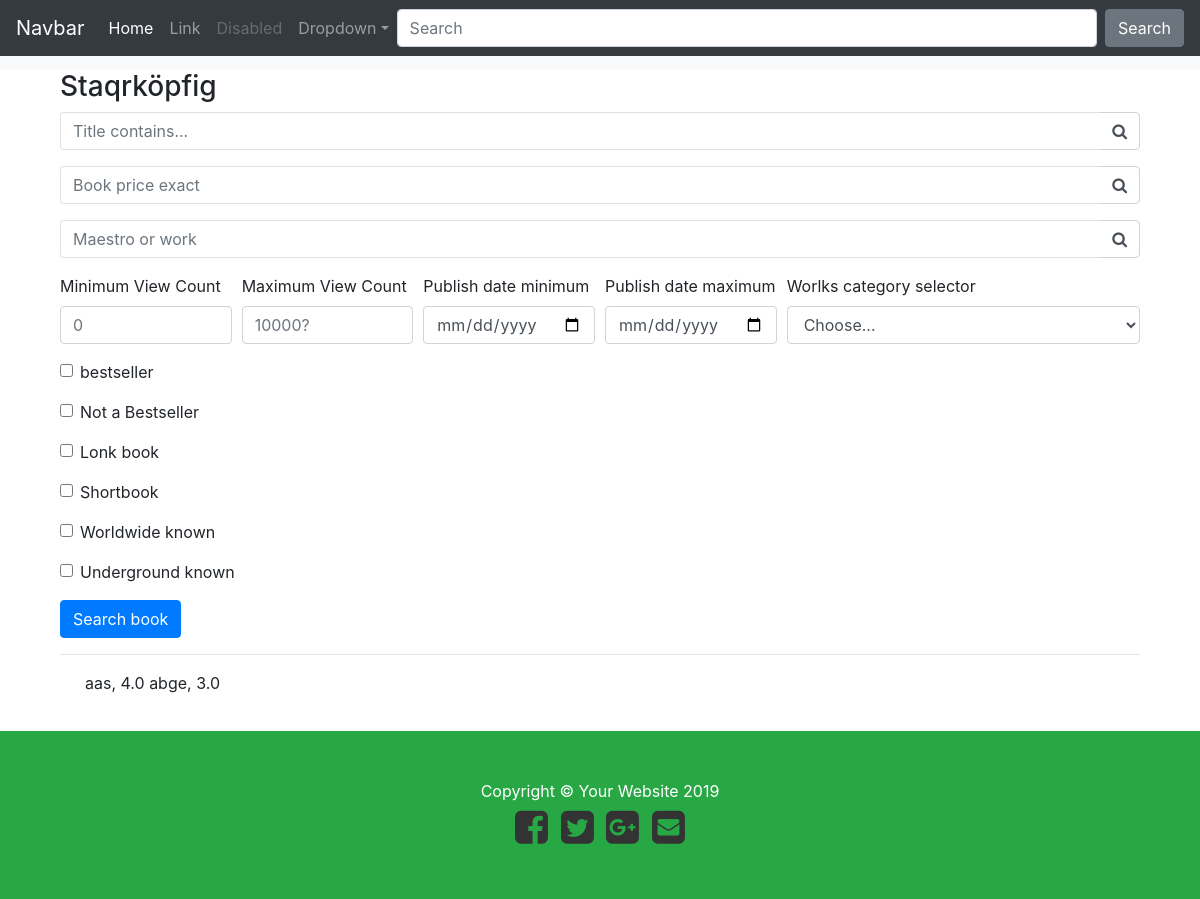
Page /search/search_formularView/ (signed in) on the committed database.
### literature/models.py (models this page shows, shortened)
class Work(models.Model):
  maestros = models.ManyToManyField(Maestro)
  title = models.CharField(max_length=50)
  publication_date = models.DateTimeField()
  views = models.IntegerField(default=0)
  description = models.CharField(max_length=630)
  slug = models.SlugField() #work description
  cover = models.ImageField()
  price = models.FloatField()
  bestseller = models.BooleanField(default=False)
  longbook = models.BooleanField(default=False)
  worldwide_appreciated = models.BooleanField(default=False)

### search/views.py (the view)
# urls.py: path('search/search_formularView/', search_formularView, name='formular'),
def search_formularView(request):
  qs = Work.objects.all()
  title_contains_query = request.GET.get('title_contains')
  work_price_query = request.GET.get('work_price')
  maestros_or_title_query = request.GET.get('maestros_or_title')
  view_count_min = request.GET.get('view_count_min')
  view_count_max = request.GET.get('view_count_max')
  date_min = request.GET.get('date_min')
  date_max = request.GET.get('date_max')
  bestseller = request.GET.get('bestseller')
  not_bestseller = request.GET.get('notbestseller')
  is_longbook = request.GET.get('longbook')
  is_shortbook = request.GET.get('isshortbook')
  worldwide_appreciated = request.GET.get('worldwide_appreciated')
  underground_appreciation = request.GET.get('underground_appreciation')
  if is_valid_search_queryparam(title_contains_query):
    qs = qs.filter(title__icontains=title_contains_query)
  elif is_valid_search_queryparam(work_price_query):
    qs = qs.filter(price__iexact=work_price_query)
  elif is_valid_search_queryparam(maestros_or_title_query):
    qs = qs.filter(Q(title__icontains=maestros_or_title_query)
                       | Q(maestros__completename__icontains=maestros_or_title_query)
                       ).distinct()
  if is_valid_search_queryparam(view_count_min):
        qs = qs.filter(views__gte=view_count_min)
  if is_valid_search_queryparam(view_count_max):
        qs = qs.filter(views__lt=view_count_max)
  if is_valid_search_queryparam(date_min):
        qs = qs.filter(publication_date__gte=date_min)
  if is_valid_search_queryparam(date_max):
        qs = qs.filter(publication_date__lt=date_max)
  if bestseller == 'on':
        qs = qs.filter(bestseller=True)
  elif not_bestseller == 'on':
        qs = qs.filter(bestseller=False)
  if is_longbook == 'on':
        qs = qs.filter(longbook=True)
  elif is_shortbook == 'on':
        qs = qs.filter(longbook=False)
  if worldwide_appreciated == 'on':
        qs = qs.filter(worldwide_appreciated=True)
  elif underground_appreciation == 'on':
        qs = qs.filter(worldwide_appreciated=False)
  context = {
    'queryset': qs,
  }
  return render(request, "search_form.html", context)

### search/views.py (called while the page is built)
def is_valid_search_queryparam(param):
  return param != '' and param is not None

### shopping_list/templatetags/template_tag_file.py (called while the page is built)
@register.filter
def cart_item_count(user):
  if user.is_authenticated:
    qs = Order.objects.filter(user=user, item_checked=False)
    if qs.exists():
      return qs[0].items.count()

### templates/search_form.html (shortened to what this page needs)
{% extends "base.html" %}
  {% block content %}
    <link rel="stylesheet" href="static/css/custom.css">
<link rel="stylesheet" href="https://stackpath.bootstrapcdn.com/bootstrap/4.3.1/css/bootstrap.min.css">
  </head>
  <body>
    <nav class="navbar navbar-expand-md navbar-dark bg-dark fixed-top">
  <a class="navbar-brand" href="#">Navbar</a>
  <div class="collapse navbar-collapse" id="navbarsExampleDefault">
    <ul class="navbar-nav mr-auto">
      <li class="nav-item active">
        <a class="nav-link" href="#">Home <span class="sr-only">(current)</span></a>
      </li>
      <li class="nav-item">
        <a class="nav-link" href="#">Link</a>
      </li>
      <li class="nav-item">
        <a class="nav-link disabled" href="#" tabindex="-1" aria-disabled="true">Disabled</a>
      </li>
      <li class="nav-item dropdown">
        <a class="nav-link dropdown-toggle" href="#" id="dropdown01" data-toggle="dropdown" aria-haspopup="true" aria-expanded="false">Dropdown</a>
      </li>
    </ul>
    <form class="form-inline my-2 my-lg-0">
      <input class="form-control mr-sm-2" type="text" placeholder="Search" aria-label="Search">
      <button class="btn btn-secondary my-2 my-sm-0" type="submit">Search</button>
    </form>
  </div>
</nav>
<main role="main" class="container">
<h3>Staqrköpfig</h3>
 <form method="GET" action="">
  <div class="form-row">
      <div class="form-group col-12">
          <div class="input-group">
              <input class="form-control py-2 border-right-0 border" type="search" name="title_contains" placeholder="Title contains..." />
              <span class="input-group-append">
                  <div class="input-group-text bg-transparent">
                      <i class="fa fa-search"></i>
                  </div>
              </span>
          </div>
      </div>
  </div>
  <div class="form-row">
      <div class="form-group col-12">
          <div class="input-group">
              <input class="form-control py-2 border-right-0 border" type="search" name="work_price" placeholder="Book price exact" />
              <span class="input-group-append">
                  <div class="input-group-text bg-transparent">
                      <i class="fa fa-search"></i>
                  </div>
              </span>
          </div>
      </div>
  </div>
  <div class="form-row">
      <div class="form-group col-12">
          <div class="input-group">
              <input class="form-control py-2 border-right-0 border" type="search" name="maestros_or_title" placeholder="Maestro or work" />
              <span class="input-group-append">
                  <div class="input-group-text bg-transparent">
                      <i class="fa fa-search"></i>
                  </div>
              </span>
          </div>
      </div>
  </div>
<div class="form-row">
  <div class="form-group col-md-2 col-lg-2">
    <label for="viewCountMin">Minimum View Count</label>
    <input type="number" min=0 class="form-control" id="viewCountMin" placeholder="0" name="view_count_min">
  </div>
  <div class="form-group col-md-2 col-lg-2">
    <label for="viewCountMax">Maximum View Count</label>
    <input type="number" min=0 class="form-control" id="viewCountMax" placeholder="10000?" name="view_count_max">
  </div>
  <div class="form-group col-md-2 col-lg-2">
    <label for="publishDateMin">Publish date minimum</label>
    <input type="date" class="form-control" id="publishDateMin" name="date_min">
  </div>
  <div class="form-group col-md-2 col-lg-2">
    <label for="publishDateMax">Publish date maximum</label>
    <input type="date" class="form-control" id="publishDateMax" name="date_max">
  </div>
  <div class="form-group col-md-4">
    <label for="category">Worlks category selector</label>
    <select id="category" class="form-control" name="category">
      <option selected>Choose...</option>
    </select>
  </div>
</div>
  <div class="form-group">
    <div class="form-check">
      <input class="form-check-input" type="checkbox" id="bestseller" name="bestseller">
      <label class="form-check-label" for="bestseller">
        bestseller
      </label>
    </div>
  </div>
  <div class="form-group">
    <div class="form-check">
      <input class="form-check-input" type="checkbox" id="notbestseller" name="notbestseller">
      <label class="form-check-label" for="notbestseller">
        Not a Bestseller
      </label>
    </div>
  </div>
    <div class="form-group">
    <div class="form-check">
      <input class="form-check-input" type="checkbox" id="longbook" name="longbook">
      <label class="form-check-label" for="longbook">
        Lonk book
      </label>
    </div>
  </div>
  <div class="form-group">
    <div class="form-check">
      <input class="form-check-input" type="checkbox" id="isshortbook" name="isshortbook">
      <label class="form-check-label" for="isshortbook">
        Shortbook
      </label>
    </div>
  </div>
    <div class="form-group">
    <div class="form-check">
      <input class="form-check-input" type="checkbox" id="worldwide_appreciated" name="worldwide_appreciated">
      <label class="form-check-label" for="worldwide_appreciated">
        Worldwide known
      </label>
    </div>
  </div>
  <div class="form-group">
    <div class="form-check">
      <input class="form-check-input" type="checkbox" id="underground_appreciation" name="underground_appreciation">
      <label class="form-check-label" for="underground_appreciation">
        Underground known
      </label>
    </div>
  </div>
  <button type="submit" class="btn btn-primary">Search book</button>
</form>
<hr />
<div class="row">
  <ul>
    {% for work in queryset %}
      {{ work.title }}, {{ work.price }} {{ work.maestro.completename }}
    {% endfor %}
  </ul>
</div>
</main>
</html>
{% endblock %}

### rows in the picture
Work: title "aas", price "4.0"
Work: title "abge", price "3.0"
